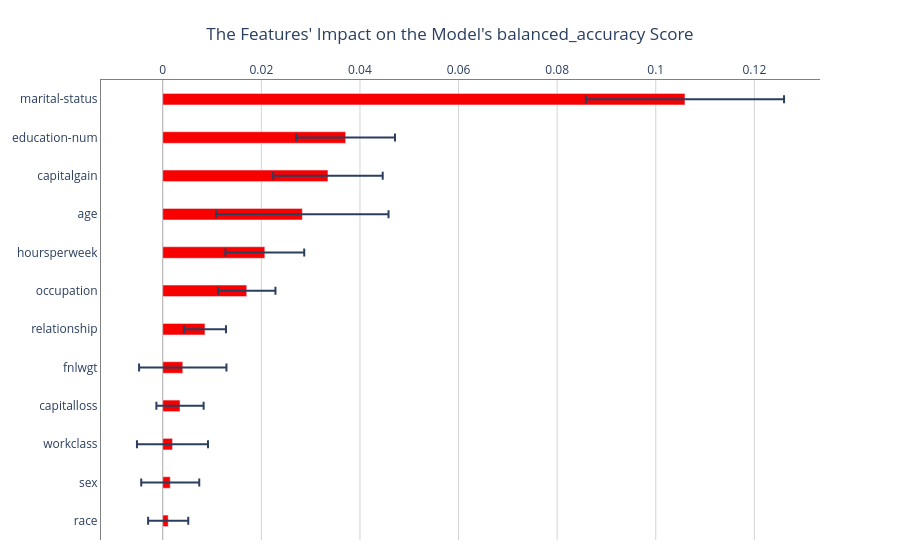

Write notebook code for a chart like this one.
### Code cell
result_explain_model_default.show_in_notebook()

### Figure 1 — Plotly figure (JSON) as saved in the notebook; plotly's stock layout.template omitted (floating-point values rounded to 4 significant figures)
{"data": [{"error_x": {"array": [0.0201, 0.01001, 0.01111, 0.01749, 0.007998, 0.005827, 0.004264, 0.008862, 0.004793, 0.007205, 0.005883, 0.004071], "arrayminus": [0.0201, 0.01001, 0.01111, 0.01749, 0.007998, 0.005827, 0.004264, 0.008862, 0.004793, 0.007205, 0.005883, 0.004071], "type": "data"}, "legendgroup": "None", "marker": {"color": "rgb(248,0,0)"}, "orientation": "h", "showlegend": false, "text": "", "textposition": "outside", "type": "bar", "width": 0.3, "x": [0.1059, 0.0371, 0.03351, 0.02831, 0.0207, 0.01703, 0.008561, 0.004059, 0.0035, 0.001971, 0.001517, 0.001101], "y": ["marital-status", "education-num", "capitalgain", "age", "hoursperweek", "occupation", "relationship", "fnlwgt", "capitalloss", "workclass", "sex", "race"]}], "layout": {"autosize": true, "margin": {"b": 20, "t": 80}, "plot_bgcolor": "rgba(0, 0, 0, 0)", "title": {"text": "The Features' Impact on the Model's balanced_accuracy Score", "x": 0.5}, "xaxis": {"autorange": true, "categoryorder": "total ascending", "gridcolor": "LightGrey", "linecolor": "Grey", "linewidth": 1, "mirror": false, "range": [-0.01253, 0.1333], "showline": true, "showticklabels": true, "side": "top", "type": "linear", "visible": true, "zeroline": true, "zerolinecolor": "DarkGrey", "zerolinewidth": 1}, "yaxis": {"autorange": true, "categoryorder": "total ascending", "gridcolor": "rgba(0, 0, 0, 0)", "linecolor": "Grey", "linewidth": 1, "mirror": false, "range": [-0.5, 11.5], "showline": true, "showticklabels": true, "side": "left", "type": "category", "visible": true, "zeroline": true, "zerolinecolor": "DarkGrey", "zerolinewidth": 1}}}
